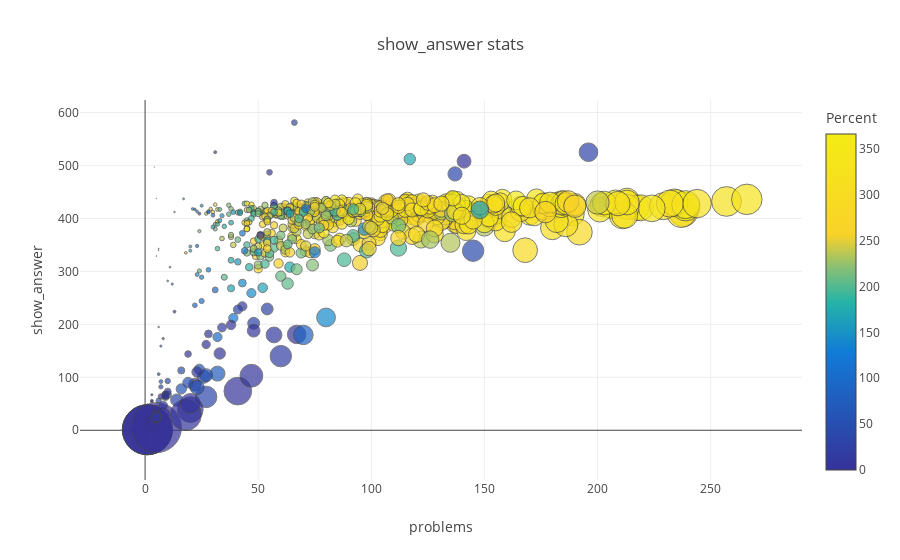

The notebook cell saved with this chart:
### Code cell
scatter_function(sasby.n_show_answer_problem_seen, sasby.n_problems_seen, sasby.user_id, sasby.pct_show_answer_problem_seen, 2, sasby.n_attempted, 'Percent', 'problems_seen', 'show_answer stats', 'problems', 'linear', 'show_answer')

### Figure 1 — Plotly figure (JSON) as saved in the notebook; plotly's stock layout.template omitted (floating-point values rounded to 4 significant figures; data arrays with more than 128 entries replaced by an {"elided": "..."} marker saying what was removed)
{"data": [{"marker": {"color": {"elided": "730 int values"}, "colorbar": {"title": "Percent"}, "colorscale": [[0, "rgb(244,236,21)"], [0.3, "rgb(249,210,41)"], [0.4, "rgb(134,191,118)"], [0.5, "rgb(37,180,167)"], [0.65, "rgb(17,123,215)"], [1, "rgb(54,50,153)"]], "line": {"color": "#444"}, "opacity": 0.7, "reversescale": true, "size": {"elided": "730 float values"}, "sizemode": "diameter", "sizeref": 2}, "mode": "markers", "name": "problems_seen", "text": {"elided": "730 int values"}, "type": "scatter", "x": {"elided": "730 int values"}, "y": {"elided": "730 int values"}}], "layout": {"hovermode": "closest", "title": "show_answer stats", "xaxis": {"title": "problems", "type": "linear"}, "yaxis": {"title": "show_answer"}}}
